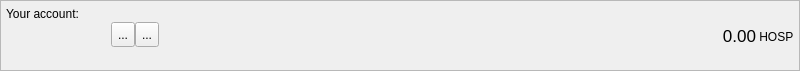
<?xml version="1.0" encoding="UTF-8"?>
<ui version="4.0">
 <class>AccountFrame</class>
 <widget class="QFrame" name="AccountFrame">
  <property name="geometry">
   <rect>
    <x>0</x>
    <y>0</y>
    <width>800</width>
    <height>71</height>
   </rect>
  </property>
  <property name="minimumSize">
   <size>
    <width>0</width>
    <height>70</height>
   </size>
  </property>
  <property name="maximumSize">
   <size>
    <width>16777215</width>
    <height>71</height>
   </size>
  </property>
  <property name="windowTitle">
   <string>Frame</string>
  </property>
  <property name="frameShape">
   <enum>QFrame::StyledPanel</enum>
  </property>
  <property name="frameShadow">
   <enum>QFrame::Plain</enum>
  </property>
  <layout class="QHBoxLayout" name="horizontalLayout_3">
   <property name="spacing">
    <number>0</number>
   </property>
   <property name="leftMargin">
    <number>5</number>
   </property>
   <property name="topMargin">
    <number>0</number>
   </property>
   <property name="rightMargin">
    <number>5</number>
   </property>
   <property name="bottomMargin">
    <number>0</number>
   </property>
   <item>
    <layout class="QVBoxLayout" name="verticalLayout_3">
     <property name="spacing">
      <number>1</number>
     </property>
     <property name="leftMargin">
      <number>0</number>
     </property>
     <property name="rightMargin">
      <number>0</number>
     </property>
     <item>
      <widget class="QLabel" name="label">
       <property name="minimumSize">
        <size>
         <width>0</width>
         <height>20</height>
        </size>
       </property>
       <property name="maximumSize">
        <size>
         <width>16777215</width>
         <height>20</height>
        </size>
       </property>
       <property name="text">
        <string>Your account:</string>
       </property>
       <property name="alignment">
        <set>Qt::AlignBottom|Qt::AlignLeading|Qt::AlignLeft</set>
       </property>
       <property name="margin">
        <number>0</number>
       </property>
       <property name="indent">
        <number>0</number>
       </property>
      </widget>
     </item>
     <item>
      <layout class="QHBoxLayout" name="horizontalLayout">
       <property name="spacing">
        <number>0</number>
       </property>
       <property name="bottomMargin">
        <number>0</number>
       </property>
       <item>
        <widget class="QLabel" name="m_addressLabel">
         <property name="sizePolicy">
          <sizepolicy hsizetype="Minimum" vsizetype="Preferred">
           <horstretch>0</horstretch>
           <verstretch>0</verstretch>
          </sizepolicy>
         </property>
         <property name="minimumSize">
          <size>
           <width>100</width>
           <height>22</height>
          </size>
         </property>
         <property name="maximumSize">
          <size>
           <width>16777215</width>
           <height>22</height>
          </size>
         </property>
         <property name="baseSize">
          <size>
           <width>0</width>
           <height>22</height>
          </size>
         </property>
         <property name="cursor">
          <cursorShape>IBeamCursor</cursorShape>
         </property>
         <property name="toolTip">
          <string>Your receiving address</string>
         </property>
         <property name="whatsThis">
          <string>This is your account address</string>
         </property>
         <property name="text">
          <string/>
         </property>
         <property name="alignment">
          <set>Qt::AlignBottom|Qt::AlignLeading|Qt::AlignLeft</set>
         </property>
         <property name="textInteractionFlags">
          <set>Qt::TextSelectableByKeyboard|Qt::TextSelectableByMouse</set>
         </property>
        </widget>
       </item>
       <item>
        <spacer name="horizontalSpacer_2">
         <property name="orientation">
          <enum>Qt::Horizontal</enum>
         </property>
         <property name="sizeType">
          <enum>QSizePolicy::Fixed</enum>
         </property>
         <property name="sizeHint" stdset="0">
          <size>
           <width>5</width>
           <height>25</height>
          </size>
         </property>
        </spacer>
       </item>
       <item>
        <widget class="QToolButton" name="m_copyButton">
         <property name="minimumSize">
          <size>
           <width>0</width>
           <height>25</height>
          </size>
         </property>
         <property name="toolTip">
          <string>Copy address</string>
         </property>
         <property name="statusTip">
          <string/>
         </property>
         <property name="whatsThis">
          <string/>
         </property>
         <property name="text">
          <string>...</string>
         </property>
         <property name="icon">
          <iconset resource="../../resources.qrc">
           <normaloff>:/icons/copy</normaloff>:/icons/copy</iconset>
         </property>
        </widget>
       </item>
       <item>
        <widget class="QToolButton" name="m_qrButton">
         <property name="minimumSize">
          <size>
           <width>0</width>
           <height>25</height>
          </size>
         </property>
         <property name="toolTip">
          <string>Show QR code</string>
         </property>
         <property name="statusTip">
          <string/>
         </property>
         <property name="text">
          <string>...</string>
         </property>
         <property name="icon">
          <iconset resource="../../resources.qrc">
           <normaloff>:/icons/qrcode</normaloff>:/icons/qrcode</iconset>
         </property>
        </widget>
       </item>
       <item>
        <spacer name="horizontalSpacer">
         <property name="orientation">
          <enum>Qt::Horizontal</enum>
         </property>
         <property name="sizeHint" stdset="0">
          <size>
           <width>0</width>
           <height>25</height>
          </size>
         </property>
        </spacer>
       </item>
       <item>
        <widget class="QLabel" name="totalBalance">
         <property name="sizePolicy">
          <sizepolicy hsizetype="Preferred" vsizetype="Preferred">
           <horstretch>0</horstretch>
           <verstretch>0</verstretch>
          </sizepolicy>
         </property>
         <property name="maximumSize">
          <size>
           <width>16777215</width>
           <height>24</height>
          </size>
         </property>
         <property name="font">
          <font>
           <pointsize>13</pointsize>
           <weight>50</weight>
           <bold>false</bold>
          </font>
         </property>
         <property name="toolTip">
          <string>Total balance</string>
         </property>
         <property name="statusTip">
          <string>Total balance</string>
         </property>
         <property name="text">
          <string>0.00</string>
         </property>
         <property name="alignment">
          <set>Qt::AlignBottom|Qt::AlignRight|Qt::AlignTrailing</set>
         </property>
         <property name="margin">
          <number>0</number>
         </property>
         <property name="textInteractionFlags">
          <set>Qt::TextSelectableByMouse</set>
         </property>
        </widget>
       </item>
       <item>
        <widget class="QLabel" name="label_2">
         <property name="sizePolicy">
          <sizepolicy hsizetype="Preferred" vsizetype="Fixed">
           <horstretch>0</horstretch>
           <verstretch>0</verstretch>
          </sizepolicy>
         </property>
         <property name="minimumSize">
          <size>
           <width>30</width>
           <height>20</height>
          </size>
         </property>
         <property name="maximumSize">
          <size>
           <width>16777215</width>
           <height>20</height>
          </size>
         </property>
         <property name="baseSize">
          <size>
           <width>-1</width>
           <height>20</height>
          </size>
         </property>
         <property name="text">
          <string> HOSP</string>
         </property>
         <property name="alignment">
          <set>Qt::AlignBottom|Qt::AlignLeading|Qt::AlignLeft</set>
         </property>
         <property name="margin">
          <number>0</number>
         </property>
        </widget>
       </item>
      </layout>
     </item>
     <item>
      <widget class="QLabel" name="addressStatusLabel">
       <property name="minimumSize">
        <size>
         <width>0</width>
         <height>20</height>
        </size>
       </property>
       <property name="maximumSize">
        <size>
         <width>16777215</width>
         <height>20</height>
        </size>
       </property>
       <property name="text">
        <string/>
       </property>
       <property name="alignment">
        <set>Qt::AlignLeading|Qt::AlignLeft|Qt::AlignTop</set>
       </property>
       <property name="margin">
        <number>0</number>
       </property>
       <property name="indent">
        <number>0</number>
       </property>
      </widget>
     </item>
    </layout>
   </item>
  </layout>
 </widget>
 <resources>
  <include location="../../resources.qrc"/>
 </resources>
 <connections>
  <connection>
   <sender>m_copyButton</sender>
   <signal>clicked()</signal>
   <receiver>AccountFrame</receiver>
   <slot>copyAddress()</slot>
   <hints>
    <hint type="sourcelabel">
     <x>818</x>
     <y>26</y>
    </hint>
    <hint type="destinationlabel">
     <x>422</x>
     <y>295</y>
    </hint>
   </hints>
  </connection>
  <connection>
   <sender>m_qrButton</sender>
   <signal>clicked()</signal>
   <receiver>AccountFrame</receiver>
   <slot>showQR()</slot>
   <hints>
    <hint type="sourcelabel">
     <x>802</x>
     <y>34</y>
    </hint>
    <hint type="destinationlabel">
     <x>494</x>
     <y>35</y>
    </hint>
   </hints>
  </connection>
 </connections>
 <slots>
  <slot>copyAddress()</slot>
 </slots>
</ui>
